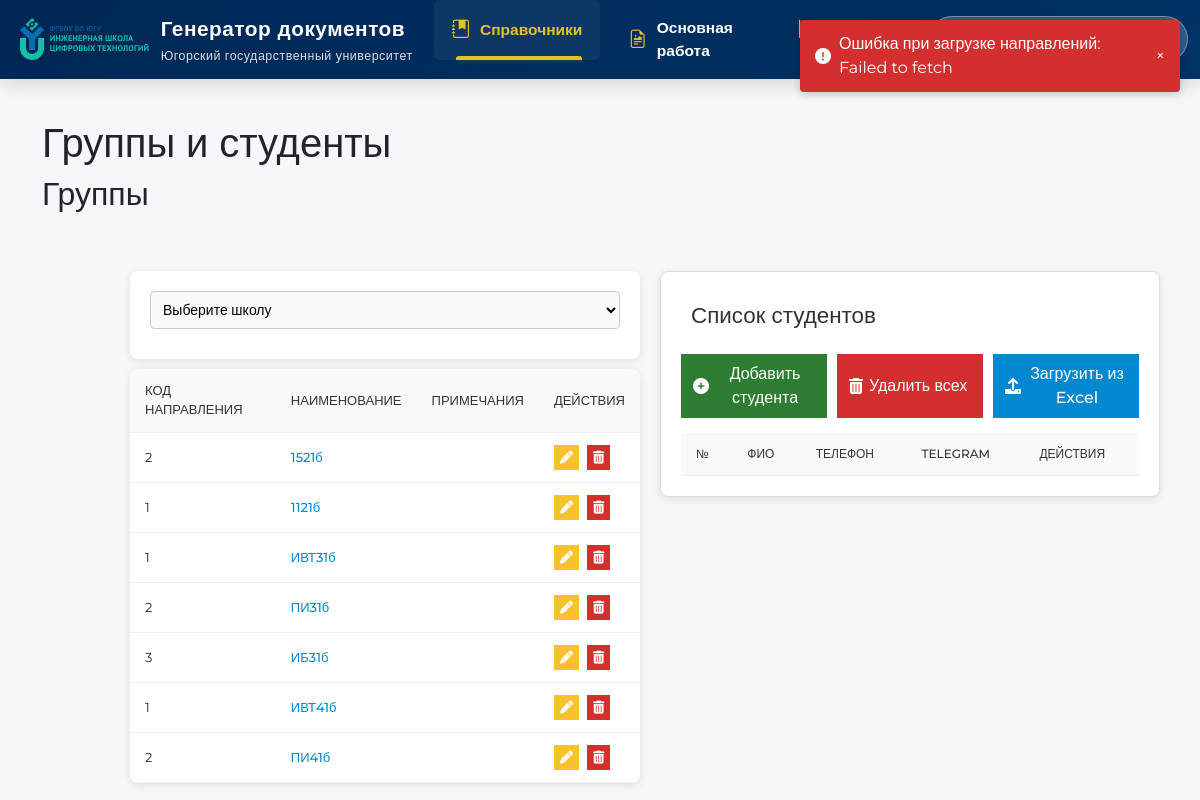
/main-group.php, run on an earlier commit of the app's database.
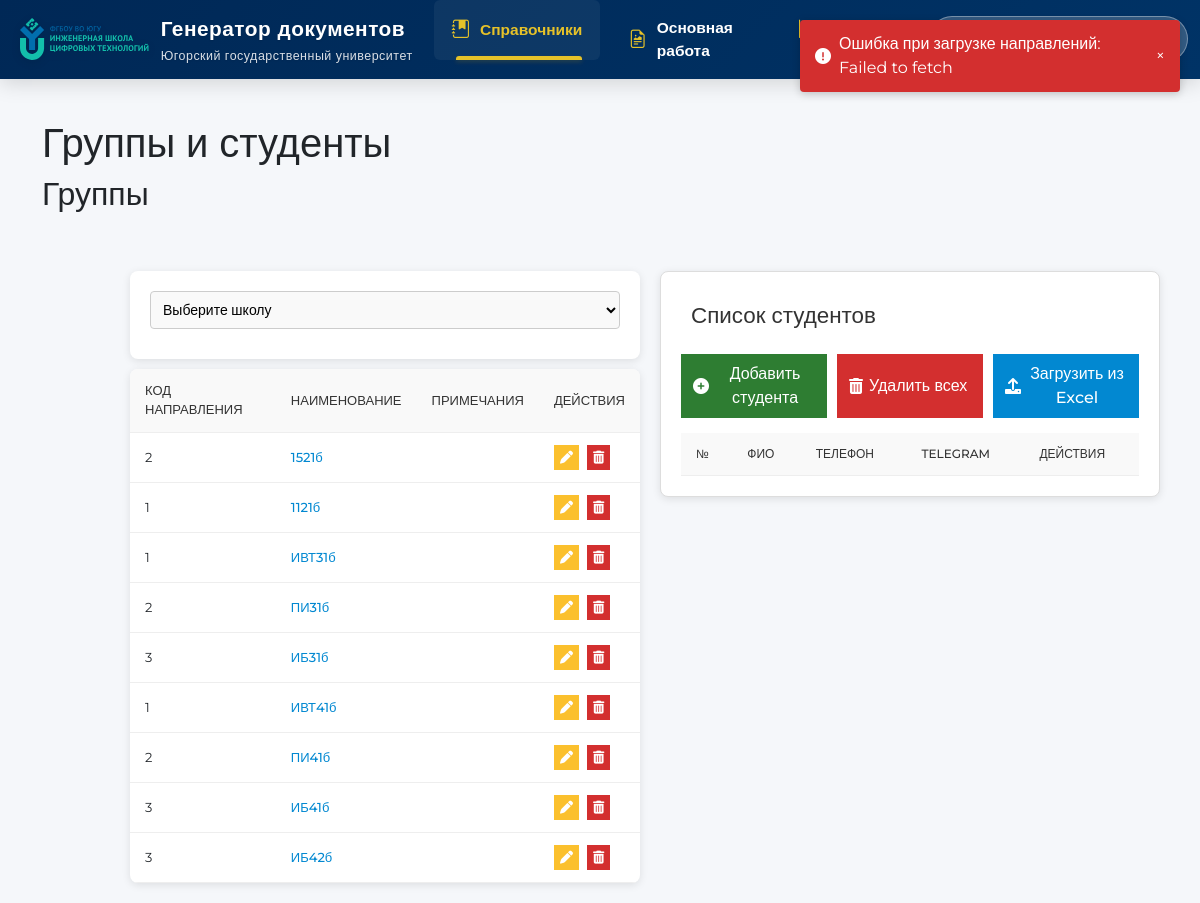
And on a later commit of the database.
### tables this page shows
CREATE TABLE `Groups` (
  `id` int(11) NOT NULL,
  `direction_id` int(11) DEFAULT NULL,
  `group_name` varchar(50) NOT NULL,
  `notes` text,
  `updated_at` timestamp NULL DEFAULT CURRENT_TIMESTAMP ON UPDATE CURRENT_TIMESTAMP
);

### main-group.php (the view, shortened to what this page needs)
<?php
$host = '127.0.0.1';
$dbname = 'SystemDocument';
$username = 'root';
$password = '';
try {
    $pdo = new PDO("mysql:host=$host;port=3306;dbname=$dbname;charset=utf8mb4", $username, $password);
    $pdo->setAttribute(PDO::ATTR_ERRMODE, PDO::ERRMODE_EXCEPTION);
} catch (PDOException $e) {
    $_SESSION['notification'] = ['type' => 'error', 'message' => 'Ошибка подключения к базе данных: ' . $e->getMessage()];
    header('Location: main-group.php');
    exit;
}
try {
    $query = $pdo->query("
        SELECT g.id, g.direction_id, g.group_name, g.notes,
               d.code AS direction_code, d.direction_name, d.vsh_code,
               s.code AS school_code, s.name AS school_name
        FROM `Groups` g
        LEFT JOIN Directions d ON g.direction_id = d.code
        LEFT JOIN Schools s ON d.vsh_code = s.code
        ORDER BY g.id
    ");
    $groups = $query->fetchAll(PDO::FETCH_ASSOC);
} catch (PDOException $e) {
    $_SESSION['notification'] = ['type' => 'error', 'message' => 'Ошибка выполнения запроса: ' . $e->getMessage()];
    header('Location: main-group.php');
    exit;
}
?>
<!DOCTYPE html>
<html lang="ru">
<head>
    <link rel="stylesheet" href="https://cdnjs.cloudflare.com/ajax/libs/font-awesome/6.0.0/css/all.min.css">
</head>
<body>
    <div class="notification-container">
    </div>
    <div class="container">
        <h1>Группы и студенты</h1>
        <h2>Группы</h2>
    </div>
    <div class="content-wrapper">
        <div class="left-column">
            <form class="filter-form">
                <select id="school-filter" class="filter-select">
                    <option value="">Выберите школу</option>
                </select>
            </form>
            <div id="groups-list" class="groups-list hidden">
                <table>
                    <thead>
                        <tr>
                            <th>Код направления</th>
                            <th>Наименование</th>
                            <th>Примечания</th>
                            <th>Действия</th>
                        </tr>
                    </thead>
                    <tbody id="groups-table-body">
                        <?php foreach ($groups as $group): ?>
                            <tr data-direction-id="<?= htmlspecialchars($group['direction_id']) ?>" data-vsh-code="<?= htmlspecialchars($group['vsh_code']) ?>" data-group-id="<?= htmlspecialchars($group['id']) ?>">
                                <td><?= htmlspecialchars($group['direction_id'] ?? 'Не указано') ?></td>
                                <td>
                                    <span class="clickable-name" data-group='<?= htmlspecialchars(json_encode($group)) ?>'>
                                        <?= htmlspecialchars($group['group_name'] ?? 'Не указано') ?>
                                    </span>
                                </td>
                                <td><?= htmlspecialchars($group['notes'] ?? '') ?></td>
                                <td>
                                    <div class="actions">
                                        <button class="edit-button" onclick="openEditGroupModal('<?= addslashes($group['id']) ?>', '<?= addslashes($group['direction_id']) ?>', '<?= addslashes($group['group_name']) ?>', '<?= addslashes($group['notes'] ?? '') ?>')"><i class="fas fa-pen"></i></button>
                                        <button class="delete-button" onclick="confirmDeleteGroup('<?= addslashes($group['id']) ?>')"><i class="fas fa-trash-can"></i></button>
                                    </div>
                                </td>
                            </tr>
                        <?php endforeach; ?>
                    </tbody>
                </table>
            </div>
        </div>
        <div class="right-column">
            <aside id="students-list" class="students-list">
                <h3>Список студентов <span id="selected-group-name"></span></h3>
                <div class="button-container">
                    <button id="add-student-button" class="add-button" type="button" onclick="openModal('add-student-modal')"><i class="fas fa-circle-plus"></i> Добавить студента</button>
                    <button id="delete-all-students-button" class="delete-all-button" type="button" onclick="confirmDeleteAllStudents()"><i class="fas fa-trash-can"></i> Удалить всех</button>
                    <button id="upload-students-button" class="upload-button" type="button" onclick="openModal('upload-students-modal')"><i class="fas fa-upload"></i> Загрузить из Excel</button>
                </div>
                <table>
                    <thead>
                        <tr>
                            <th>№</th>
                            <th>ФИО</th>
                            <th>Телефон</th>
                            <th>Telegram</th>
                            <th>Действия</th>
                        </tr>
                    </thead>
                </table>
            </aside>
        </div>
    </div>
</body>
</html>

### main-group.php (style rules this page uses)
* { box-sizing: border-box; margin: 0; padding: 0; }
body { font-family: 'Roboto', sans-serif; background-color: #f5f6f5; color: #333; line-height: 1.6; }
.container { margin: 20px 0; padding: 20px; text-align: left; }
.content-wrapper { display: flex; justify-content: flex-start; margin: 20px 20px 20px 40px; gap: 20px; }
.left-column { margin-left: 90px; max-width: 950px; flex: 1; }
.right-column { width: 500px; margin-left: auto; margin-right: 20px; }
h1 { font-size: 2.2em; font-weight: 700; color: #003087; margin-bottom: 30px; }
h2 { font-size: 1.6em; font-weight: 500; color: #333; margin-bottom: 20px; }
.filter-form { background-color: white; border-radius: 8px; padding: 20px; margin-top: 10px; box-shadow: 0 2px 8px rgba(0, 0, 0, 0.1); overflow: hidden; display: flex; flex-direction: column; align-items: flex-start; gap: 20px; width: 100%; max-width: none; position: relative; }
.groups-list { margin-top: 10px; background-color: white; border-radius: 8px; overflow: hidden; box-shadow: 0 2px 8px rgba(0, 0, 0, 0.1); }
.groups-list table { width: 100%; border-collapse: collapse; font-size: 13px; }
.students-list { background-color: white; border: 1px solid #ddd; border-radius: 8px; padding: 20px; margin-top: 10px; box-shadow: 0 2px 8px rgba(0, 0, 0, 0.1); display: block; }
.groups-list h3, .students-list h3 { font-size: 1.4em; margin-bottom: 15px; color: #333; padding: 10px; }
.students-list .button-container { display: flex; gap: 10px; margin-bottom: 15px; flex-wrap: wrap; }
.students-list table { width: 100%; border-collapse: collapse; font-size: 12px; }
.groups-list th, .groups-list td, .students-list th, .students-list td { padding: 12px 15px; text-align: left; border-bottom: 1px solid #eee; }
.groups-list th, .students-list th { background-color: #f9f9f9; font-weight: 500; color: #333; text-transform: uppercase; }
button { padding: 8px 12px; border: none; cursor: pointer; border-radius: 4px; font-size: 14px; font-weight: 500; display: inline-flex; align-items: center; gap: 6px; transition: background-color 0.3s, transform 0.2s; }
button.add-button { background-color: #2e7d32; color: white; flex: 1; }
button.delete-all-button { background-color: #d32f2f; color: white; flex: 1; }
button.upload-button { background-color: #0288d1; color: white; flex: 1; }
button.edit-button { background-color: #fbc02d; color: white; padding: 6px; }
button.delete-button { background-color: #d32f2f; color: white; padding: 6px; }
.actions { display: flex; gap: 8px; }
form input[type="text"], form input[type="file"], form textarea, form select { width: 100%; padding: 10px; margin-bottom: 10px; border: 1px solid #ccc; border-radius: 4px; font-size: 14px; background-color: #f9f9f9; transition: border-color 0.3s; }
.filter-select { padding: 8px; font-size: 14px; border-radius: 4px; border: 1px solid #ccc; background-color: #f9f9f9; cursor: pointer; width: 100%; max-width: 500px; }
.notification-container { position: fixed; top: 20px; right: 20px; z-index: 1100; max-width: 380px; }
.clickable-name { cursor: pointer; color: #0288d1; font-weight: 500; transition: color 0.3s; }

What changed in the data, as far as the page shows it:
added groups: direction "3", group_name "ИБ41б"
added groups: direction "3", group_name "ИБ42б"
